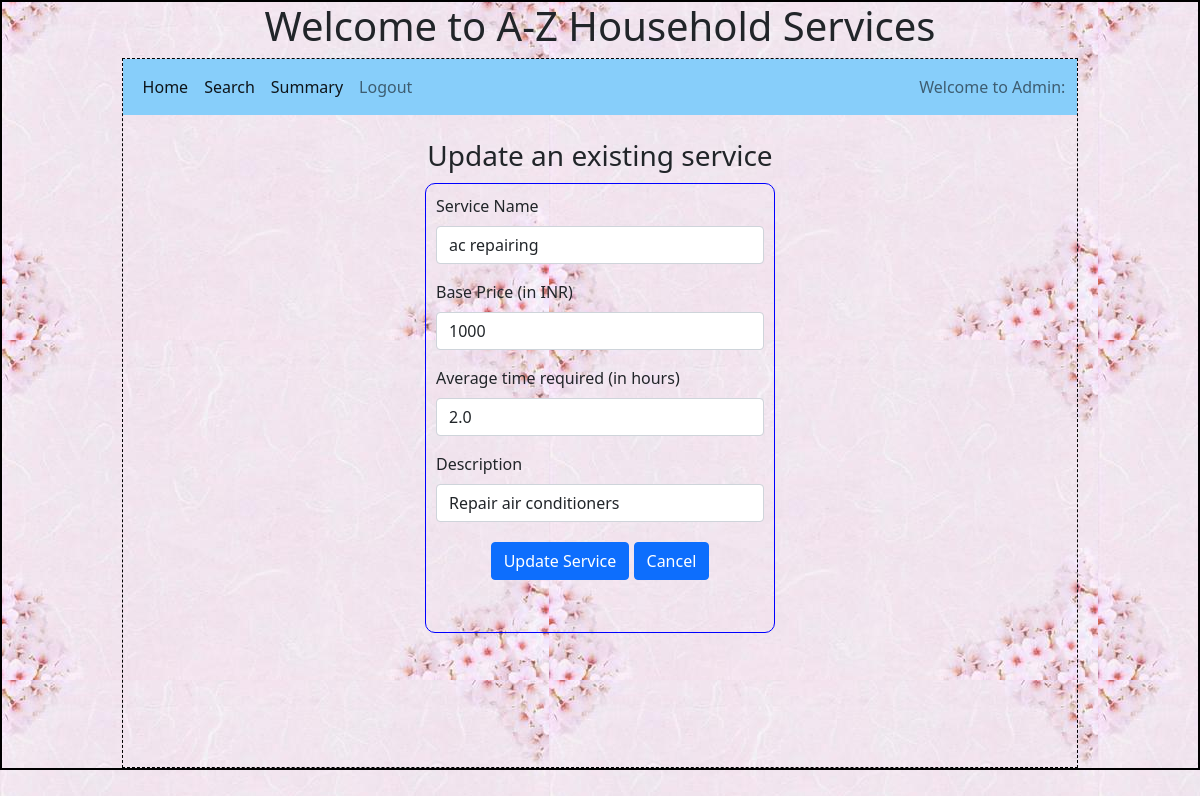
The app's page /admin/service/update/6/6, older data.
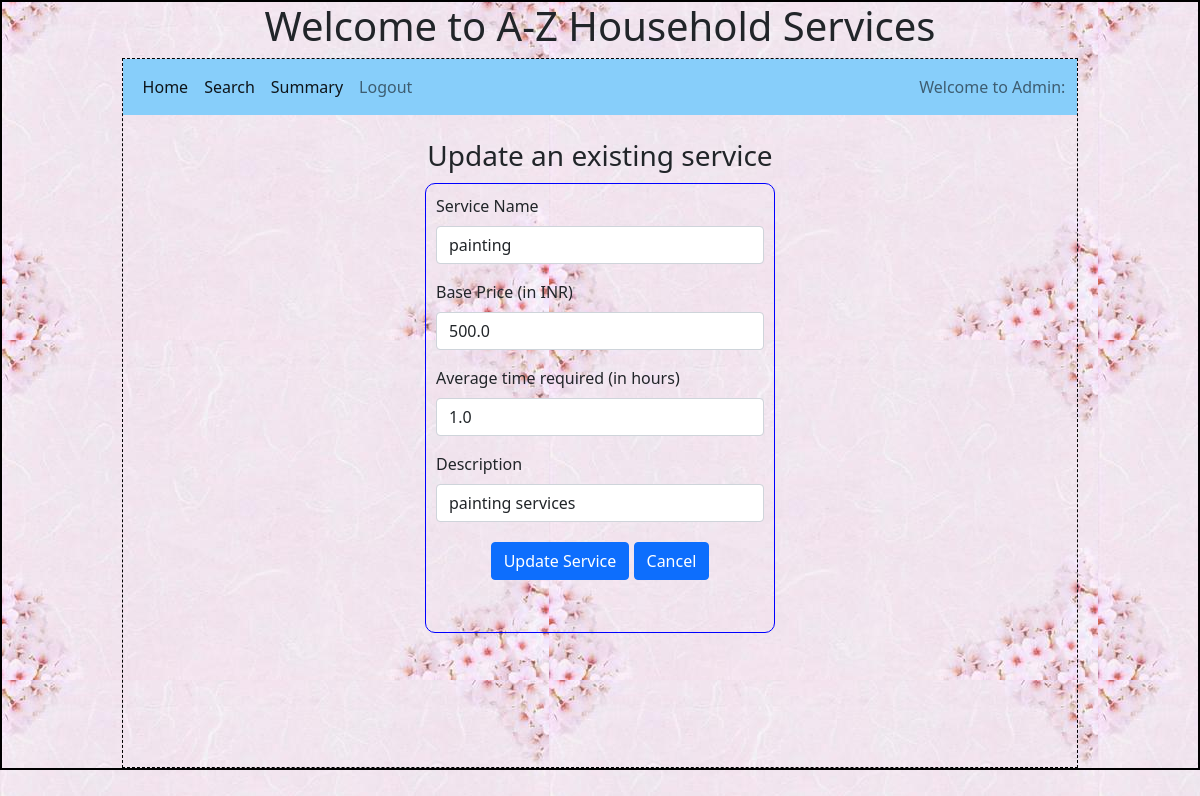
The same page, newer data.
### backend/models.py (models this page shows)
class Service(db.Model):
    __tablename__ = 'service'
    id=db.Column(db.Integer,primary_key=True)
    name = db.Column(db.String, nullable = False)
    base_price = db.Column(db.Float, nullable = False)
    avg_time_req = db.Column(db.Float, nullable = False) # Time in hours
    description = db.Column(db.String, nullable = False)
    sp = db.relationship('Service_professional', cascade = "all, delete", backref = 'service', lazy = True)
    sr = db.relationship('Service_request', cascade = "all, delete", backref = 'service', lazy = True)

### backend/controllers.py (the view)
@app.route("/admin/service/update/<service_id>/<uname>", methods= ['GET', 'POST'])
def update_service(service_id, uname):
    if request.method == 'POST':
        updated_name = request.form.get('name')
        updated_base_price = request.form.get('base_price')
        updated_avg_time_req = request.form.get('avg_time_req')
        updated_description = request.form.get('description')
        updated_service = service = Service.query.filter_by(id = service_id).first()
        updated_service.name = updated_name
        updated_service.base_price = updated_base_price
        updated_service.avg_time_req = updated_avg_time_req
        updated_service.description = updated_description
        db.session.commit()
        return redirect(url_for('admin_dashboard', uname=uname))
    else:
        service = Service.query.filter_by(id = service_id).first()
        return render_template ('add_update_service.html', heading = 'Update an existing service', service = service,
                                action = 'Update Service', uname=uname)

### templates/add_update_service.html
{%extends "admin_layout.html"%}
{%block content%}
<br>
    <div>
        <div style="text-align: center;"><h3>{{heading}}</h3></div>
        {%if action == 'Add Service'%}
        <form action="/admin/service/add/{{uname}}" method="POST">
        <div class="input_form" style="margin: auto; margin-top: 10px; height: 450px;">
            <div class="mb-3">
                <label for="name" class="form-label">Service Name</label>
                <input type="name" class="form-control" name="name" id="name" placeholder='service_name'>
            </div>
            <div class="mb-3">
                <label for="base_price" class="form-label">Base Price (in INR)</label>
                <input type="base_price" class="form-control" name="base_price" id="base_price" placeholder='base_price'>
            </div>
            <div class="mb-3">
                <label for="avg_time_req" class="form-label">Average time required (in hours)</label>
                <input type="avg_time_req" class="form-control" name="avg_time_req" id="avg_time_req" placeholder='time_req'>
            </div>
            <div class="mb-3">
                <label for="description" class="form-label">Description</label>
                <input type="text" class="form-control" name="description" id="description" placeholder='description'>
            </div>
            <div class="mb-3" style="text-align: center; margin-top: 20px;">
                <button type="submit" class="btn btn-primary" style="text-align: center; margin: auto;">{{action}}</button>
                <a href="/admin/{{uname}}" type="button" class="btn btn-primary" style="text-align: center; margin: auto;">Cancel</a>
            </div>
        </div>
        </form>
        {%elif action == 'Update Service'%}
        <form action="/admin/service/update/{{service.id}}/{{uname}}" method="POST">
            <div class="input_form" style="margin: auto; margin-top: 10px; height: 450px;">
                <div class="mb-3">
                    <label for="name" class="form-label">Service Name</label>
                    <input type="name" class="form-control" name="name" id="name" value='{{service.name}}'>
                </div>
                <div class="mb-3">
                    <label for="base_price" class="form-label">Base Price (in INR)</label>
                    <input type="base_price" class="form-control" name="base_price" id="base_price" value='{{service.base_price}}'>
                </div>
                <div class="mb-3">
                    <label for="avg_time_req" class="form-label">Average time required (in hours)</label>
                    <input type="avg_time_req" class="form-control" name="avg_time_req" id="avg_time_req" value='{{service.avg_time_req}}'>
                </div>
                <div class="mb-3">
                    <label for="description" class="form-label">Description</label>
                    <input type="text" class="form-control" name="description" id="description" value='{{service.description}}'>
                </div>
                <div class="mb-3" style="text-align: center; margin-top: 20px;">
                    <button type="submit" class="btn btn-primary" style="text-align: center; margin: auto;">{{action}}</button>
                    <a href="/admin/{{uname}}" type="button" class="btn btn-primary" style="text-align: center; margin: auto;">Cancel</a>
                </div>
            </div>
        {%endif%}
{%endblock%}

Row changes from the older to the newer data that the page shows:
changed Service: name "ac repairing" → "painting"; base_price "1000" → "500.0"; avg_time_req "2.0" → "1.0"; description "Repair air conditioners" → "painting services"
